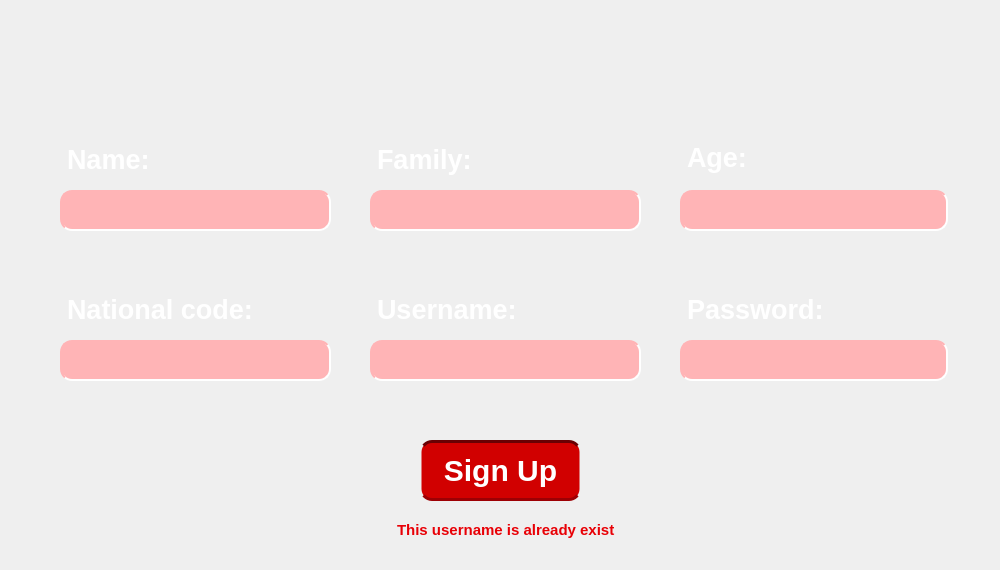
<?xml version="1.0" encoding="UTF-8"?>
<ui version="4.0">
 <class>SignUp</class>
 <widget class="QDialog" name="SignUp">
  <property name="geometry">
   <rect>
    <x>0</x>
    <y>0</y>
    <width>1000</width>
    <height>570</height>
   </rect>
  </property>
  <property name="minimumSize">
   <size>
    <width>1000</width>
    <height>570</height>
   </size>
  </property>
  <property name="maximumSize">
   <size>
    <width>1000</width>
    <height>570</height>
   </size>
  </property>
  <property name="windowTitle">
   <string>Sign Up</string>
  </property>
  <property name="windowIcon">
   <iconset resource="Resources.qrc">
    <normaloff>:/Images/logo bank.png</normaloff>:/Images/logo bank.png</iconset>
  </property>
  <property name="styleSheet">
   <string notr="true">#SignUp{		
background-image: url(&quot;:/Images/sign up page.png&quot;);
        background-repeat: no-repeat;
        background-attachment: fixed;
        background-size: cover;
        background-position: center;
}
</string>
  </property>
  <widget class="QLineEdit" name="lnEdtName">
   <property name="geometry">
    <rect>
     <x>60</x>
     <y>190</y>
     <width>271</width>
     <height>41</height>
    </rect>
   </property>
   <property name="styleSheet">
    <string notr="true">#lnEdtName{
    background-color:  #ffb4b6; /* رنگ پس‌زمینه مشکی */
    color: #3f0002; /* رنگ متن سفید */
	opacity: 0.5;
    border: 2px solid #ffb4b6; /* حاشیه با رنگ قرمز */
    border-radius: 12px; /* گرد کردن حاشیه */
	border-style: inset;
    padding: 3px 10px; /* فاصله داخلی دکمه */
    font-size: 20px; /* اندازه‌ی متن */
	font-family:'Cascadia Mono' ;
	font-weight: bold;
    text-align: center; /* مرکز‌چین کردن متن */
}</string>
   </property>
  </widget>
  <widget class="QLabel" name="lblName">
   <property name="geometry">
    <rect>
     <x>50</x>
     <y>130</y>
     <width>201</width>
     <height>61</height>
    </rect>
   </property>
   <property name="styleSheet">
    <string notr="true">#lblName {
    color: white; /* رنگ متن سفید */
    font-weight: bold; /* متن بولد */
    font-size: 27px; /* اندازه‌ی متن (مثلاً 20 پیکسل) */
    border-bottom: 2px solid red; /* حاشیه زیر متن با رنگ قرمز */
    box-shadow: 20 20 30px red; /* افکت shadow با رنگ قرمز */
    padding: 10px; /* فاصله داخلی دکمه */
}

</string>
   </property>
   <property name="text">
    <string>Name:</string>
   </property>
  </widget>
  <widget class="QLabel" name="lblFamily">
   <property name="geometry">
    <rect>
     <x>360</x>
     <y>130</y>
     <width>201</width>
     <height>61</height>
    </rect>
   </property>
   <property name="styleSheet">
    <string notr="true">#lblFamily {
    color: white; /* رنگ متن سفید */
    font-weight: bold; /* متن بولد */
    font-size: 27px; /* اندازه‌ی متن (مثلاً 20 پیکسل) */
    border-bottom: 2px solid red; /* حاشیه زیر متن با رنگ قرمز */
    box-shadow: 20 20 30px red; /* افکت shadow با رنگ قرمز */
    padding: 10px; /* فاصله داخلی دکمه */
}

</string>
   </property>
   <property name="text">
    <string>Family:</string>
   </property>
  </widget>
  <widget class="QLineEdit" name="lnEdtFamily">
   <property name="geometry">
    <rect>
     <x>370</x>
     <y>190</y>
     <width>271</width>
     <height>41</height>
    </rect>
   </property>
   <property name="styleSheet">
    <string notr="true">#lnEdtFamily{
    background-color:  #ffb4b6; /* رنگ پس‌زمینه مشکی */
    color: #3f0002; /* رنگ متن سفید */
	opacity: 0.5;
    border: 2px solid #ffb4b6; /* حاشیه با رنگ قرمز */
    border-radius: 12px; /* گرد کردن حاشیه */
	border-style: inset;
    padding: 3px 10px; /* فاصله داخلی دکمه */
    font-size: 20px; /* اندازه‌ی متن */
	font-family:'Cascadia Mono' ;
	font-weight: bold;
    text-align: center; /* مرکز‌چین کردن متن */
}</string>
   </property>
  </widget>
  <widget class="QLabel" name="lblAge">
   <property name="geometry">
    <rect>
     <x>670</x>
     <y>123</y>
     <width>201</width>
     <height>71</height>
    </rect>
   </property>
   <property name="styleSheet">
    <string notr="true">#lblAge {
    color: white; /* رنگ متن سفید */
    font-weight: bold; /* متن بولد */
    font-size: 27px; /* اندازه‌ی متن (مثلاً 20 پیکسل) */
    border-bottom: 2px solid red; /* حاشیه زیر متن با رنگ قرمز */
    box-shadow: 20 20 30px red; /* افکت shadow با رنگ قرمز */
    padding: 10px; /* فاصله داخلی دکمه */
}

</string>
   </property>
   <property name="text">
    <string>Age:</string>
   </property>
  </widget>
  <widget class="QLineEdit" name="lnEdtAge">
   <property name="geometry">
    <rect>
     <x>680</x>
     <y>190</y>
     <width>268</width>
     <height>41</height>
    </rect>
   </property>
   <property name="styleSheet">
    <string notr="true">#lnEdtAge{
    background-color:  #ffb4b6; /* رنگ پس‌زمینه مشکی */
    color: #3f0002; /* رنگ متن سفید */
	opacity: 0.5;
    border: 2px solid #ffb4b6; /* حاشیه با رنگ قرمز */
    border-radius: 12px; /* گرد کردن حاشیه */
	border-style: inset;
    padding: 3px 10px; /* فاصله داخلی دکمه */
    font-size: 20px; /* اندازه‌ی متن */
	font-family:'Cascadia Mono' ;
	font-weight: bold;
    text-align: center; /* مرکز‌چین کردن متن */
}</string>
   </property>
  </widget>
  <widget class="QLabel" name="lblNatCode">
   <property name="geometry">
    <rect>
     <x>50</x>
     <y>280</y>
     <width>231</width>
     <height>61</height>
    </rect>
   </property>
   <property name="styleSheet">
    <string notr="true">#lblNatCode {
    color: white; /* رنگ متن سفید */
    font-weight: bold; /* متن بولد */
    font-size: 27px; /* اندازه‌ی متن (مثلاً 20 پیکسل) */
    border-bottom: 2px solid red; /* حاشیه زیر متن با رنگ قرمز */
    box-shadow: 20 20 30px red; /* افکت shadow با رنگ قرمز */
    padding: 10px; /* فاصله داخلی دکمه */
}

</string>
   </property>
   <property name="text">
    <string>National code:</string>
   </property>
  </widget>
  <widget class="QLabel" name="lblUser">
   <property name="geometry">
    <rect>
     <x>360</x>
     <y>280</y>
     <width>201</width>
     <height>61</height>
    </rect>
   </property>
   <property name="styleSheet">
    <string notr="true">#lblUser {
    color: white; /* رنگ متن سفید */
    font-weight: bold; /* متن بولد */
    font-size: 27px; /* اندازه‌ی متن (مثلاً 20 پیکسل) */
    border-bottom: 2px solid red; /* حاشیه زیر متن با رنگ قرمز */
    box-shadow: 20 20 30px red; /* افکت shadow با رنگ قرمز */
    padding: 10px; /* فاصله داخلی دکمه */
}

</string>
   </property>
   <property name="text">
    <string>Username:</string>
   </property>
  </widget>
  <widget class="QLabel" name="lblPass">
   <property name="geometry">
    <rect>
     <x>670</x>
     <y>275</y>
     <width>201</width>
     <height>71</height>
    </rect>
   </property>
   <property name="styleSheet">
    <string notr="true">#lblPass {
    color: white; /* رنگ متن سفید */
    font-weight: bold; /* متن بولد */
    font-size: 27px; /* اندازه‌ی متن (مثلاً 20 پیکسل) */
    border-bottom: 2px solid red; /* حاشیه زیر متن با رنگ قرمز */
    box-shadow: 20 20 30px red; /* افکت shadow با رنگ قرمز */
    padding: 10px; /* فاصله داخلی دکمه */
}

</string>
   </property>
   <property name="text">
    <string>Password:</string>
   </property>
  </widget>
  <widget class="QLineEdit" name="lnEdtNatCode">
   <property name="geometry">
    <rect>
     <x>60</x>
     <y>340</y>
     <width>271</width>
     <height>41</height>
    </rect>
   </property>
   <property name="styleSheet">
    <string notr="true">#lnEdtNatCode{
    background-color:  #ffb4b6; /* رنگ پس‌زمینه مشکی */
    color: #3f0002; /* رنگ متن سفید */
	opacity: 0.5;
    border: 2px solid #ffb4b6; /* حاشیه با رنگ قرمز */
    border-radius: 12px; /* گرد کردن حاشیه */
	border-style: inset;
    padding: 3px 10px; /* فاصله داخلی دکمه */
    font-size: 20px; /* اندازه‌ی متن */
	font-family:'Cascadia Mono' ;
	font-weight: bold;
    text-align: center; /* مرکز‌چین کردن متن */
}</string>
   </property>
  </widget>
  <widget class="QLineEdit" name="lnEdtUser">
   <property name="geometry">
    <rect>
     <x>370</x>
     <y>340</y>
     <width>271</width>
     <height>41</height>
    </rect>
   </property>
   <property name="styleSheet">
    <string notr="true">#lnEdtUser{
    background-color:  #ffb4b6; /* رنگ پس‌زمینه مشکی */
    color: #3f0002; /* رنگ متن سفید */
	opacity: 0.5;
    border: 2px solid #ffb4b6; /* حاشیه با رنگ قرمز */
    border-radius: 12px; /* گرد کردن حاشیه */
	border-style: inset;
    padding: 3px 10px; /* فاصله داخلی دکمه */
    font-size: 20px; /* اندازه‌ی متن */
	font-family:'Cascadia Mono' ;
	font-weight: bold;
    text-align: center; /* مرکز‌چین کردن متن */
}</string>
   </property>
  </widget>
  <widget class="QLineEdit" name="lnEdtPass">
   <property name="geometry">
    <rect>
     <x>680</x>
     <y>340</y>
     <width>268</width>
     <height>41</height>
    </rect>
   </property>
   <property name="styleSheet">
    <string notr="true">#lnEdtPass{
    background-color:  #ffb4b6; /* رنگ پس‌زمینه مشکی */
    color: #3f0002; /* رنگ متن سفید */
	opacity: 0.5;
    border: 2px solid #ffb4b6; /* حاشیه با رنگ قرمز */
    border-radius: 12px; /* گرد کردن حاشیه */
	border-style: inset;
    padding: 3px 10px; /* فاصله داخلی دکمه */
    font-size: 20px; /* اندازه‌ی متن */
	font-family:'Cascadia Mono' ;
	font-weight: bold;
    text-align: center; /* مرکز‌چین کردن متن */
}</string>
   </property>
  </widget>
  <widget class="QLabel" name="labelWrong">
   <property name="enabled">
    <bool>true</bool>
   </property>
   <property name="geometry">
    <rect>
     <x>397</x>
     <y>520</y>
     <width>231</width>
     <height>20</height>
    </rect>
   </property>
   <property name="styleSheet">
    <string notr="true">#labelWrong {
    color: #e80006; /* رنگ متن سفید */
    font-weight: bold; /* متن بولد */
	font-size: 15px;
}
</string>
   </property>
   <property name="frameShadow">
    <enum>QFrame::Plain</enum>
   </property>
   <property name="text">
    <string>This username is already exist</string>
   </property>
  </widget>
  <widget class="QPushButton" name="btnSignup">
   <property name="geometry">
    <rect>
     <x>420</x>
     <y>440</y>
     <width>161</width>
     <height>61</height>
    </rect>
   </property>
   <property name="styleSheet">
    <string notr="true">#btnSignup{
    background-color:  #d10000; /* رنگ پس‌زمینه مشکی */
    color: white; /* رنگ متن سفید */
    border: 3px solid #690003; /* حاشیه با رنگ قرمز */
    border-radius: 12px; /* گرد کردن حاشیه */
    padding: 3px 10px; /* فاصله داخلی دکمه */
    font-size: 30px; /* اندازه‌ی متن */
	font-weight: bold;
    text-align: center; /* مرکز‌چین کردن متن */
    box-shadow: 0 0 10px red; /* افکت glow قرمز */
	border-style: inset black;
}
#btnSignup:hover {
    background-color: #990000; /* تغییر رنگ پس‌زمینه به قرمز */
    color: white; /* تغییر رنگ متن به مشکی */
    box-shadow: 0 0 20px red; /* تغییر افکت glow */
}</string>
   </property>
   <property name="text">
    <string>Sign Up</string>
   </property>
  </widget>
 </widget>
 <resources>
  <include location="Resources.qrc"/>
 </resources>
 <connections/>
</ui>
